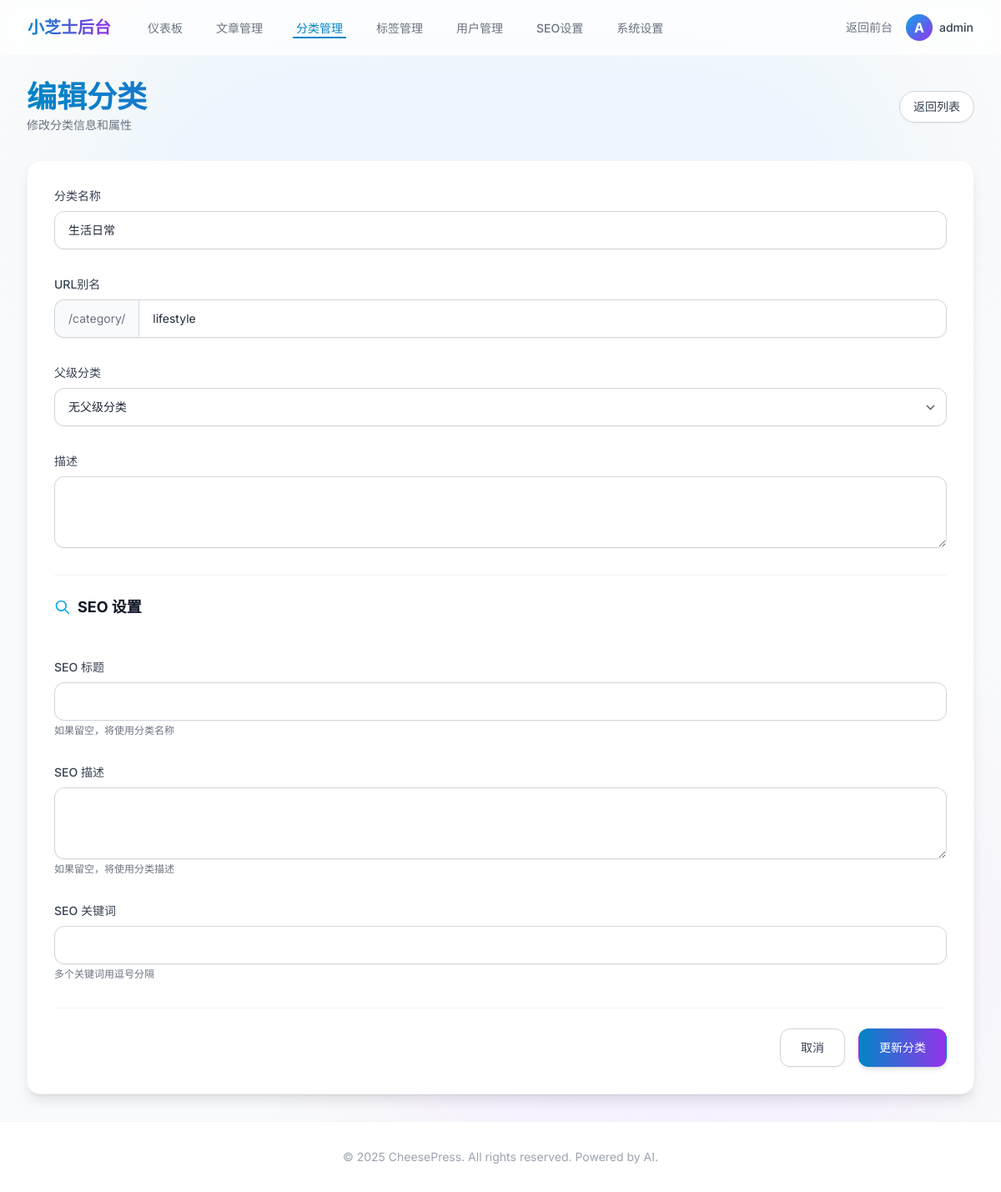
/admin/categories/3/edit (signed in), run on the app's committed database.
### app/models/__init__.py (models this page shows, shortened)
class User(UserMixin, db.Model):
    __tablename__ = 'users'
    id = db.Column(db.Integer, primary_key=True)
    username = db.Column(db.String(80), unique=True, nullable=False)
    email = db.Column(db.String(120), unique=True, nullable=False)
    password_hash = db.Column(db.String(255), nullable=False)
    first_name = db.Column(db.String(50), nullable=True)
    last_name = db.Column(db.String(50), nullable=True)
    bio = db.Column(db.Text, nullable=True)
    avatar = db.Column(db.String(255), nullable=True)
    role = db.Column(db.String(20), default='user')  # user, editor, admin
    is_active = db.Column(db.Boolean, default=True)
    created_at = db.Column(db.DateTime, default=datetime.utcnow)
    updated_at = db.Column(db.DateTime, default=datetime.utcnow, onupdate=datetime.utcnow)
    posts = db.relationship('Post', backref='author', lazy=True, foreign_keys='Post.user_id')
    comments = db.relationship('Comment', backref='author', lazy=True, foreign_keys='Comment.user_id')

class Category(db.Model):
    __tablename__ = 'categories'
    id = db.Column(db.Integer, primary_key=True)
    name = db.Column(db.String(100), unique=True, nullable=False)
    slug = db.Column(db.String(100), unique=True, nullable=False)
    description = db.Column(db.Text, nullable=True)
    parent_id = db.Column(db.Integer, db.ForeignKey('categories.id'), nullable=True)
    created_at = db.Column(db.DateTime, default=datetime.utcnow)
    seo_title = db.Column(db.String(200), nullable=True)
    seo_description = db.Column(db.Text, nullable=True)
    seo_keywords = db.Column(db.Text, nullable=True)
    parent = db.relationship('Category', remote_side=[id], backref='subcategories')
    posts = db.relationship('Post', backref='category', lazy=True)

### app/admin/__init__.py (the view, shortened to what this page needs)
@bp.route('/categories/<int:id>/edit', methods=['GET', 'POST'])
def edit_category(id):
    category = Category.query.get_or_404(id)
    categories = Category.query.filter(Category.id != category.id).all()
    return render_template('admin/categories/edit.html', category=category, categories=categories)

### app/admin/__init__.py (called while the page is built)
@bp.before_request
@login_required
def check_admin():
    if current_user.role not in ['admin', 'editor']:
        flash('您没有权限访问管理后台', 'error')
        return redirect(url_for('main.index'))

### app/utils/seo.py (called while the page is built)
def get_seo_settings():
    return SeoSetting.query.first()

def register_seo_functions(app):
    @app.context_processor
    def inject_seo_functions():
        return dict(
            get_post_seo_data=get_post_seo_data,
            get_category_seo_data=get_category_seo_data,
            get_search_seo_data=get_search_seo_data,
            generate_meta_tags=generate_meta_tags
        )

### app/templates/admin/categories/edit.html (shortened to what this page needs)
{% extends "admin/base.html" %}
{% block content %}
<div class="animate-fade-in">
    <div class="md:flex md:items-center md:justify-between mb-8">
        <div class="flex-1 min-w-0">
            <h2
                class="text-3xl font-bold leading-7 text-transparent bg-clip-text bg-gradient-to-r from-primary-600 to-purple-600 sm:text-4xl sm:truncate">
            </h2>
            <p class="mt-1 text-sm text-gray-500">修改分类信息和属性</p>
        </div>
        <div class="mt-4 flex md:mt-0 md:ml-4">
            <a href="{{ url_for('admin.categories') }}"
                class="inline-flex items-center px-4 py-2 border border-gray-300 rounded-full shadow-sm text-sm font-medium text-gray-700 bg-white hover:bg-gray-50 focus:outline-none focus:ring-2 focus:ring-offset-2 focus:ring-primary-500 transition-all">
                返回列表
            </a>
        </div>
    </div>
    <div class="bg-white shadow-lg rounded-2xl p-8 border border-gray-100">
        <form method="POST">
            <div class="grid grid-cols-1 gap-y-8 gap-x-6 sm:grid-cols-6">
                <div class="sm:col-span-6">
                    <label class="block text-sm font-medium text-gray-700 mb-2">分类名称</label>
                    <input type="text" name="name" value="{{ category.name }}" required
                        class="block w-full px-4 py-3 border border-gray-300 rounded-xl shadow-sm placeholder-gray-400 focus:outline-none focus:ring-2 focus:ring-primary-500 focus:border-primary-500 sm:text-sm transition-shadow">
                </div>
                <div class="sm:col-span-6">
                    <label class="block text-sm font-medium text-gray-700 mb-2">URL别名</label>
                    <div class="mt-1 flex rounded-xl shadow-sm">
                        <span
                            class="inline-flex items-center px-4 rounded-l-xl border border-r-0 border-gray-300 bg-gray-50 text-gray-500 text-sm">
                            /category/
                        </span>
                        <input type="text" name="slug" value="{{ category.slug }}" required
                            class="flex-1 block w-full px-4 py-3 min-w-0 border border-gray-300 rounded-none rounded-r-xl focus:outline-none focus:ring-2 focus:ring-primary-500 focus:border-primary-500 sm:text-sm transition-shadow">
                    </div>
                </div>
                <div class="sm:col-span-6">
                    <label class="block text-sm font-medium text-gray-700 mb-2">父级分类</label>
                    <select name="parent_id"
                        class="block w-full px-4 py-3 border border-gray-300 rounded-xl shadow-sm focus:outline-none focus:ring-2 focus:ring-primary-500 focus:border-primary-500 sm:text-sm transition-shadow">
                        <option value="">无父级分类</option>
                    </select>
                </div>
                <div class="sm:col-span-6">
                    <label class="block text-sm font-medium text-gray-700 mb-2">描述</label>
                    <textarea name="description" rows="3"
                        class="block w-full px-4 py-3 border border-gray-300 rounded-xl shadow-sm placeholder-gray-400 focus:outline-none focus:ring-2 focus:ring-primary-500 focus:border-primary-500 sm:text-sm transition-shadow">{{ category.description }}</textarea>
                </div>
                <div class="sm:col-span-6 pt-6 border-t border-gray-100">
                    <h3 class="text-lg font-bold text-gray-900 mb-4 flex items-center">
                        <svg class="h-5 w-5 text-primary-500 mr-2" fill="none" viewBox="0 0 24 24"
                            stroke="currentColor">
                            <path stroke-linecap="round" stroke-linejoin="round" stroke-width="2"
                                d="M21 21l-6-6m2-5a7 7 0 11-14 0 7 7 0 0114 0z" />
                        </svg>
                        SEO 设置
                    </h3>
                </div>
                <div class="sm:col-span-6">
                    <label class="block text-sm font-medium text-gray-700 mb-2">SEO 标题</label>
                    <input type="text" name="seo_title" value="{{ category.seo_title or '' }}"
                        class="block w-full px-4 py-3 border border-gray-300 rounded-xl shadow-sm focus:outline-none focus:ring-2 focus:ring-primary-500 focus:border-primary-500 sm:text-sm transition-shadow">
                    <p class="mt-1 text-xs text-gray-500">如果留空，将使用分类名称</p>
                </div>
                <div class="sm:col-span-6">
                    <label class="block text-sm font-medium text-gray-700 mb-2">SEO 描述</label>
                    <textarea name="seo_description" rows="3"
                        class="block w-full px-4 py-3 border border-gray-300 rounded-xl shadow-sm focus:outline-none focus:ring-2 focus:ring-primary-500 focus:border-primary-500 sm:text-sm transition-shadow">{{ category.seo_description or '' }}</textarea>
                    <p class="mt-1 text-xs text-gray-500">如果留空，将使用分类描述</p>
                </div>
                <div class="sm:col-span-6">
                    <label class="block text-sm font-medium text-gray-700 mb-2">SEO 关键词</label>
                    <input type="text" name="seo_keywords" value="{{ category.seo_keywords or '' }}"
                        class="block w-full px-4 py-3 border border-gray-300 rounded-xl shadow-sm focus:outline-none focus:ring-2 focus:ring-primary-500 focus:border-primary-500 sm:text-sm transition-shadow">
                    <p class="mt-1 text-xs text-gray-500">多个关键词用逗号分隔</p>
                </div>
            </div>
            <div class="mt-8 pt-6 border-t border-gray-100 flex justify-end gap-4">
                <a href="{{ url_for('admin.categories') }}"
                    class="px-6 py-3 border border-gray-300 rounded-xl shadow-sm text-sm font-medium text-gray-700 bg-white hover:bg-gray-50 focus:outline-none focus:ring-2 focus:ring-offset-2 focus:ring-primary-500 transition-all">
                    取消
                </a>
                <button type="submit"
                    class="px-6 py-3 border border-transparent shadow-md text-sm font-medium rounded-xl text-white bg-gradient-to-r from-primary-600 to-purple-600 hover:from-primary-700 hover:to-purple-700 focus:outline-none focus:ring-2 focus:ring-offset-2 focus:ring-primary-500 transition-all transform hover:-translate-y-0.5">
                    更新分类
                </button>
            </div>
        </form>
    </div>
</div>
{% endblock %}

### app/templates/admin/base.html (shortened to what this page needs)
<!DOCTYPE html>
<html lang="zh-CN">
<head>
    <script src="https://cdn.tailwindcss.com?plugins=typography,forms,line-clamp"></script>
    <link rel="stylesheet" href="{{ url_for('static', filename='css/style.css') }}">
</head>
<body class="bg-gray-50 font-sans text-gray-800 antialiased selection:bg-primary-500 selection:text-white">
    <div class="fixed inset-0 -z-10 overflow-hidden">
    </div>
    <nav class="fixed w-full z-50 top-0 transition-all duration-300 glass">
        <div class="max-w-7xl mx-auto px-4 sm:px-6 lg:px-8">
            <div class="flex justify-between h-16">
                <div class="flex items-center">
                    <div class="flex-shrink-0 flex items-center">
                        <a href="{{ url_for('main.index') }}"
                            class="text-xl font-bold bg-clip-text text-transparent bg-gradient-to-r from-primary-600 to-purple-600 hover:opacity-80 transition-opacity">
                        </a>
                    </div>
                    <div class="hidden md:ml-10 md:flex md:space-x-8">
                        <a href="{{ url_for('admin.dashboard') }}"
                            class="{% if request.endpoint == 'admin.dashboard' %}text-primary-600 border-b-2 border-primary-600{% else %}text-gray-500 hover:text-gray-700 hover:border-gray-300 border-b-2 border-transparent{% endif %} inline-flex items-center px-1 pt-1 text-sm font-medium transition-all duration-200">
                            仪表板
                        </a>
                        <a href="{{ url_for('admin.posts') }}"
                            class="{% if 'admin.posts' in request.endpoint or 'admin.create_post' in request.endpoint or 'admin.edit_post' in request.endpoint %}text-primary-600 border-b-2 border-primary-600{% else %}text-gray-500 hover:text-gray-700 hover:border-gray-300 border-b-2 border-transparent{% endif %} inline-flex items-center px-1 pt-1 text-sm font-medium transition-all duration-200">
                            文章管理
                        </a>
                        <a href="{{ url_for('admin.categories') }}"
                            class="{% if 'admin.categories' in request.endpoint or 'admin.create_category' in request.endpoint or 'admin.edit_category' in request.endpoint %}text-primary-600 border-b-2 border-primary-600{% else %}text-gray-500 hover:text-gray-700 hover:border-gray-300 border-b-2 border-transparent{% endif %} inline-flex items-center px-1 pt-1 text-sm font-medium transition-all duration-200">
                            分类管理
                        </a>
                        <a href="{{ url_for('admin.tags') }}"
                            class="{% if 'admin.tags' in request.endpoint or 'admin.create_tag' in request.endpoint or 'admin.edit_tag' in request.endpoint %}text-primary-600 border-b-2 border-primary-600{% else %}text-gray-500 hover:text-gray-700 hover:border-gray-300 border-b-2 border-transparent{% endif %} inline-flex items-center px-1 pt-1 text-sm font-medium transition-all duration-200">
                            标签管理
                        </a>
                        <a href="{{ url_for('admin.users') }}"
                            class="{% if 'admin.users' in request.endpoint or 'admin.create_user' in request.endpoint or 'admin.edit_user' in request.endpoint or 'admin.change_password' in request.endpoint %}text-primary-600 border-b-2 border-primary-600{% else %}text-gray-500 hover:text-gray-700 hover:border-gray-300 border-b-2 border-transparent{% endif %} inline-flex items-center px-1 pt-1 text-sm font-medium transition-all duration-200">
                            用户管理
                        </a>
                        <a href="{{ url_for('admin_seo.index') }}"
                            class="{% if 'admin_seo' in request.endpoint %}text-primary-600 border-b-2 border-primary-600{% else %}text-gray-500 hover:text-gray-700 hover:border-gray-300 border-b-2 border-transparent{% endif %} inline-flex items-center px-1 pt-1 text-sm font-medium transition-all duration-200">
                            SEO设置
                        </a>
                        <a href="{{ url_for('admin.settings') }}"
                            class="{% if 'admin.settings' in request.endpoint %}text-primary-600 border-b-2 border-primary-600{% else %}text-gray-500 hover:text-gray-700 hover:border-gray-300 border-b-2 border-transparent{% endif %} inline-flex items-center px-1 pt-1 text-sm font-medium transition-all duration-200">
                            系统设置
                        </a>
                    </div>
                </div>
                <div class="flex items-center space-x-4">
                    <a href="{{ url_for('main.index') }}"
                        class="text-gray-500 hover:text-primary-600 transition-colors text-sm font-medium">
                        返回前台
                    </a>
                    <div class="relative group">
                        <button
                            class="flex items-center space-x-2 text-gray-700 hover:text-primary-600 transition-colors">
                            <div
                                class="w-8 h-8 rounded-full bg-gradient-to-br from-primary-500 to-purple-600 flex items-center justify-center text-white font-bold shadow-sm">
                                {{ current_user.username[0].upper() }}
                            </div>
                            <span class="text-sm font-medium">{{ current_user.username }}</span>
                        </button>
                    </div>
                </div>
            </div>
        </div>
    </nav>
    <div class="min-h-screen flex flex-col pt-16">
        <main class="flex-1 py-8">
            <div class="max-w-7xl mx-auto px-4 sm:px-6 lg:px-8">
                {% block content %}{% endblock %}
            </div>
        </main>
        <footer class="bg-white border-t border-gray-100 mt-auto">
            <div class="max-w-7xl mx-auto py-8 px-4 sm:px-6 lg:px-8">
                <div class="text-center">
                    <p class="text-sm text-gray-400">
                        &copy; 2025 CheesePress. All rights reserved. Powered by AI.
                    </p>
                </div>
            </div>
        </footer>
</body>
</html>

### app/static/css/style.css (style rules this page uses)
.glass { background: rgba(255, 255, 255, 0.7); backdrop-filter: blur(10px); -webkit-backdrop-filter: blur(10px); border: 1px solid rgba(255, 255, 255, 0.3); }
.animate-fade-in { animation: fadeIn 0.6s ease-out forwards; }

### data on the page
User: username "A", username "admin"
Category: name "生活日常", slug "lifestyle"
